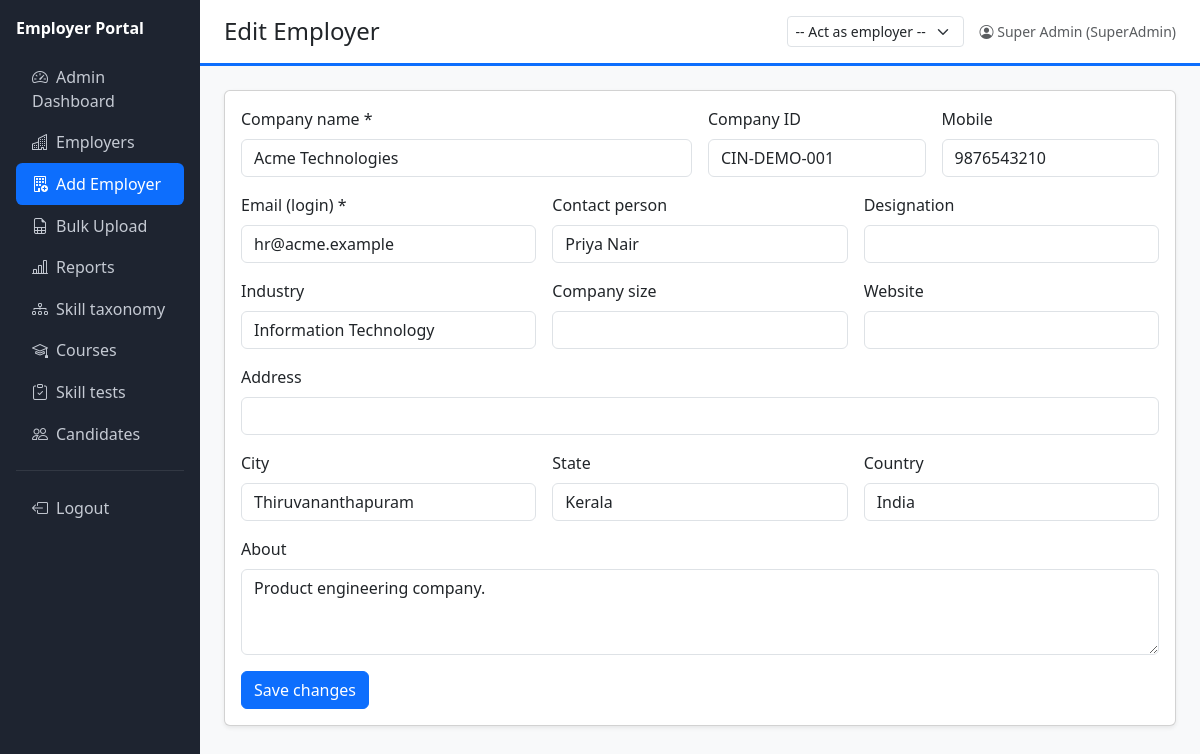
Page /admin/employer_add.php?id=1 (signed in) on the committed database.
### tables this page shows
CREATE TABLE employers (
  id INT AUTO_INCREMENT PRIMARY KEY,
  company_id VARCHAR(50) NULL UNIQUE,
  company_name VARCHAR(150) NOT NULL,
  email VARCHAR(150) NOT NULL UNIQUE,
  mobile VARCHAR(20) NULL,
  email_verified TINYINT(1) NOT NULL DEFAULT 0,
  mobile_verified TINYINT(1) NOT NULL DEFAULT 0,
  contact_person VARCHAR(120) NULL,
  designation VARCHAR(100) NULL,
  industry VARCHAR(100) NULL,
  company_size VARCHAR(30) NULL,
  website VARCHAR(200) NULL,
  address VARCHAR(255) NULL,
  city VARCHAR(80) NULL,
  state VARCHAR(80) NULL,
  country VARCHAR(80) NULL DEFAULT 'India',
  about TEXT NULL,
  logo VARCHAR(255) NULL,
  brand_color VARCHAR(7) NOT NULL DEFAULT '#0d6efd',
  tagline VARCHAR(200) NULL,
  status ENUM('Pending','Approved','Rejected','Suspended') NOT NULL DEFAULT 'Pending',
  source ENUM('Self','EmpAdmin','Bulk') NOT NULL DEFAULT 'Self',
  approved_by INT NULL,
  approved_at DATETIME NULL,
  created_at DATETIME NOT NULL DEFAULT CURRENT_TIMESTAMP
);

### includes/bootstrap.php (called while the page is built, shortened)
<?php
try {
    $pdo = new PDO('mysql:host=' . DB_HOST . ';dbname=' . DB_NAME . ';charset=utf8mb4', DB_USER, DB_PASS, [
        PDO::ATTR_ERRMODE => PDO::ERRMODE_EXCEPTION,
        PDO::ATTR_DEFAULT_FETCH_MODE => PDO::FETCH_ASSOC,
        PDO::ATTR_EMULATE_PREPARES => false,
    ]);
$pdo->exec("SET time_zone='" . date('P') . "'");
} catch (PDOException $ex) { die('Database connection failed. Check config.php'); }
function e($s) { return htmlspecialchars((string)$s, ENT_QUOTES, 'UTF-8'); }
function q($sql, $params = []) { global $pdo; $st = $pdo->prepare($sql); $st->execute($params); return $st; }
function row($sql, $params = []) { return q($sql, $params)->fetch() ?: null; }

### admin/employer_add.php (the view, shortened to what this page needs)
<?php
require_once '../includes/bootstrap.php'; require_once '../includes/layout.php';
$id = (int)($_GET['id'] ?? 0); $e = $id ? row('SELECT * FROM employers WHERE id=?', [$id]) : null;
$v = fn($k) => e($e[$k] ?? '');
page_header($id ? 'Edit Employer' : 'Add Employer', 'empadd'); ?>
<div class="card shadow-sm"><div class="card-body"><form method="post"><?= csrf_field() ?><div class="row g-3">
<div class="col-md-6"><label class="form-label">Company name *</label><input name="company_name" class="form-control" value="<?= $v('company_name') ?>" required></div>
<div class="col-md-3"><label class="form-label">Company ID</label><input name="company_id" class="form-control" value="<?= $v('company_id') ?>"></div>
<div class="col-md-3"><label class="form-label">Mobile</label><input name="mobile" class="form-control" value="<?= $v('mobile') ?>"></div>
<div class="col-md-4"><label class="form-label">Email (login) *</label><input type="email" name="email" class="form-control" value="<?= $v('email') ?>" required></div>
<div class="col-md-4"><label class="form-label">Contact person</label><input name="contact_person" class="form-control" value="<?= $v('contact_person') ?>"></div>
<div class="col-md-4"><label class="form-label">Designation</label><input name="designation" class="form-control" value="<?= $v('designation') ?>"></div>
<div class="col-md-4"><label class="form-label">Industry</label><input name="industry" class="form-control" value="<?= $v('industry') ?>"></div>
<div class="col-md-4"><label class="form-label">Company size</label><input name="company_size" class="form-control" value="<?= $v('company_size') ?>"></div>
<div class="col-md-4"><label class="form-label">Website</label><input name="website" class="form-control" value="<?= $v('website') ?>"></div>
<div class="col-md-12"><label class="form-label">Address</label><input name="address" class="form-control" value="<?= $v('address') ?>"></div>
<div class="col-md-4"><label class="form-label">City</label><input name="city" class="form-control" value="<?= $v('city') ?>"></div>
<div class="col-md-4"><label class="form-label">State</label><input name="state" class="form-control" value="<?= $v('state') ?>"></div>
<div class="col-md-4"><label class="form-label">Country</label><input name="country" class="form-control" value="<?= $v('country') ?: 'India' ?>"></div>
<div class="col-12"><label class="form-label">About</label><textarea name="about" rows="3" class="form-control"><?= $v('about') ?></textarea></div>
</div><button class="btn btn-primary mt-3"><?= $id ? 'Save changes' : 'Add employer' ?></button></form></div></div>

### rows in the picture
employers: company_name "Acme Technologies", company_id "CIN-DEMO-001", mobile "9876543210", email "hr@acme.example", contact_person "Priya Nair", industry "Information Technology", city "Thiruvananthapuram", state "Kerala", country "India", about "Product engineering company."

### other values in the picture
$company "Employer Portal"
$i[2] "Admin Dashboard"
$i[2] "Employers"
$i[2] "Add Employer"
$i[2] "Bulk Upload"
$i[2] "Reports"
$i[2] "Skill taxonomy"
$i[2] "Courses"
$i[2] "Skill tests"
$i[2] "Candidates"
$title "Edit Employer"
$u['name'] "Super Admin"
$u['role'] "SuperAdmin"
